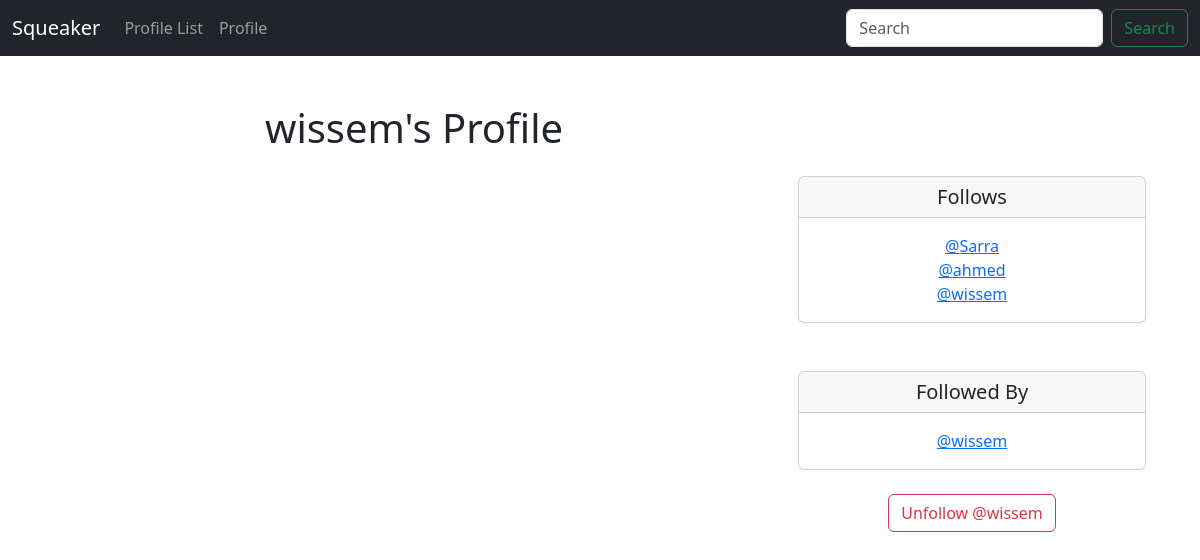
Before: /profile/6 (signed in) with the older database file.
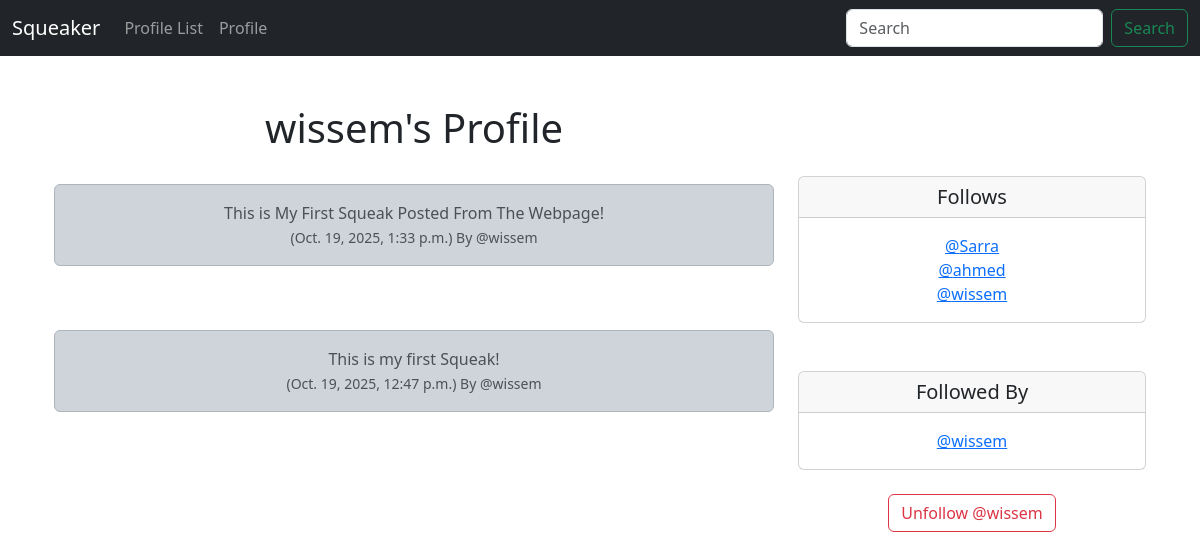
After: the same page with the newer database file.
### musker/models.py (models this page shows, shortened)
class Profile(models.Model):
    user = models.OneToOneField(User , on_delete = models.CASCADE) # associate one user to only one profile
    follows = models.ManyToManyField("self",
            related_name="followed_by",
            symmetrical=False, # user don't have to follow who followed him
            blank=True) #you don't have to follow anybody
    date_modified = models.DateTimeField(User , auto_now = True )
    def __str__(self):
        return self.user.username

class Meep(models.Model):
    user = models.ForeignKey(
        User, related_name="meeps",
        on_delete=models.DO_NOTHING
        )
    body = models.CharField(max_length=200)
    created_at = models.DateTimeField(auto_now_add=True)

### musker/views.py (the view, shortened to what this page needs)
# urls.py: path('profile/<int:pk>', views.profile, name='profile'),
def profile(request, pk):
    if request.user.is_authenticated:
        profile = Profile.objects.get(user_id=pk)
        meeps = Meep.objects.filter(user_id=pk).order_by("-created_at")
        return render(request, "profile.html", {"profile":profile, "meeps":meeps} )
    else:
        messages.success(request , ("You Must Be Logged In To View This Page ..."))
        return redirect('home')

### musker/templates/profile.html (shortened to what this page needs)
{%extends 'base.html'%}
{% block content %}
{% if profile %}
<div class="container text-center">
    <div class="row">
        <div class="col-8">
            <h1>{{ profile.user.username}}'s Profile </h1>
            <br/>
            {% if meeps %}
              {% for meep in meeps %}
                <div class="alert alert-dark" role="alert">
                    {{ meep.body }}<br/>
                      <small class="text-muted">
                        ({{meep.created_at}}) By
                        @{{ meep.user.username }}
                      </small>
                </div><br/><br/>
              {% endfor %}
            {% endif %}
          </div>
<div class="col-4">
    <br/><br/><br/>
    <div class="card">
  <h5 class="card-header">Follows</h5>
  <div class="card-body">
    <p class="card-text">{% for following in profile.follows.all %}
    <a href="{% url 'profile' following.user.id %}">
    @{{ following }}</a><br/>
{% endfor %}</p>
  </div>
</div>
<br/><br/>
<div class="card">
  <h5 class="card-header">Followed By</h5>
  <div class="card-body">
    <p class="card-text">{% for following in profile.followed_by.all %}
    <a href="{% url 'profile' following.user.id %}">
    @{{ following }}</a><br/>
{% endfor %}</p>
  </div>
</div>
<br/>
<form method=POST>
{% if profile in user.profile.follows.all %}
  <button class="btn btn-outline-danger" name="follow" value="unfollow" type="submit">
    Unfollow @{{ profile.user.username| lower}}
  </button>
{% else %}
  <button class="btn btn-outline-success" name="follow" value="follow" type="submit">
    Follow @{{ profile.user.username| lower}}
  </button>
{% endif %}
</form>
<br/>
{% endif %}
{% endblock %}

Changed rows visible on the page:
added Meep: body "This is My First Squeak Posted From The Webpage!", created_at "Oct. 19, 2025, 1:33 p.m.", user.username "wissem"
added Meep: body "This is my first Squeak!", created_at "Oct. 19, 2025, 12:47 p.m.", user.username "wissem"
